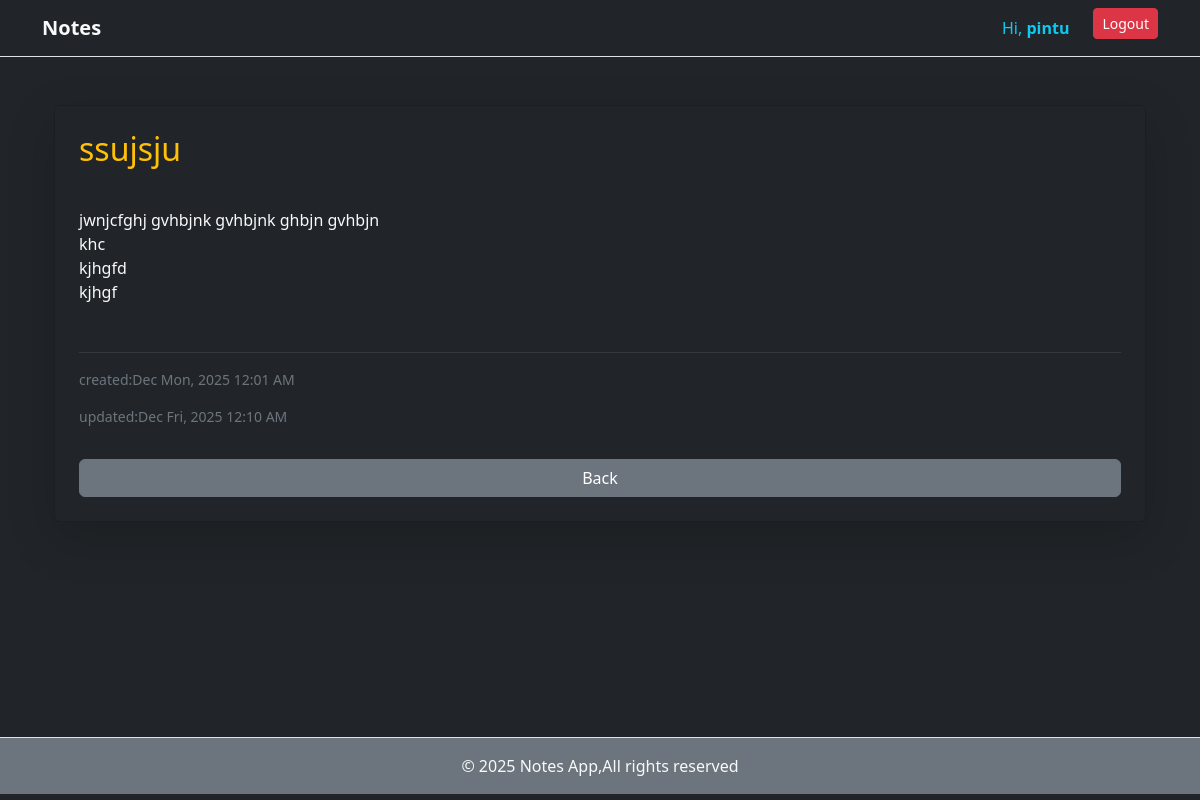
Before: /view_note/13/ (signed in) with the older database file.
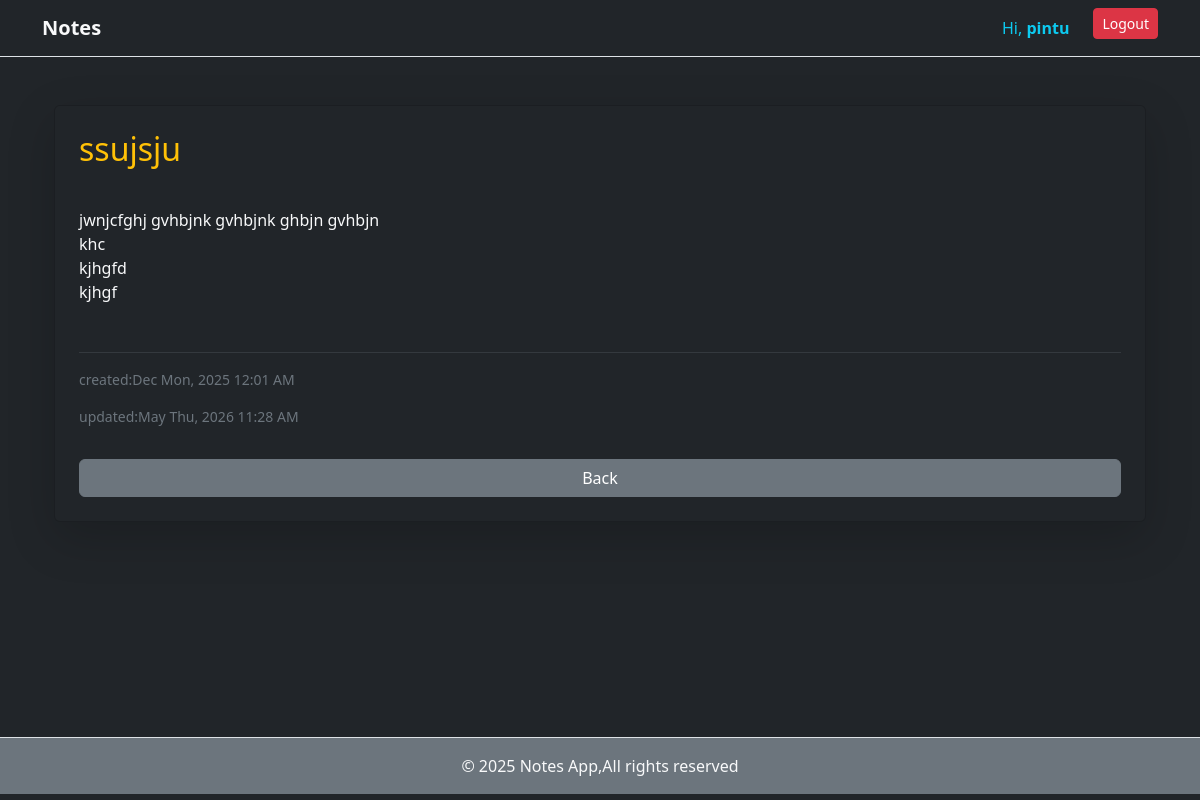
After: the same page with the newer database file.
### notes/models.py (models this page shows, shortened)
class Note(models.Model):
    owner=models.ForeignKey(User, on_delete=models.CASCADE,related_name='notes')
    title=models.CharField(max_length=100)
    content=models.TextField()
    pinned=models.BooleanField(default=False)
    created_at=models.DateTimeField(auto_now_add=True)
    updated_at=models.DateTimeField(auto_now=True)

### notes/views.py (the view)
# urls.py: path('view_note/<int:id>/',views.view_note,name='view'),
@login_required(login_url='login')
def view_note(request,id):
         note = get_object_or_404(Note,id=id,owner=request.user)
         return render(request, 'notes/view_note.html',{'notes':note})

### templates/notes/view_note.html
{% extends 'base.html' %}
{% block content %}
     <div class="container mt-4">
        <div class="card bg-dark text-light shadow-lg p-4">
            <h2 class="text-warning">{{notes.title}}</h2>
            <p class="mt-3">{{notes.content|linebreaks}}</p>
            <hr class="border-secondary">
            <p class="small text-secondary">
                created:{{notes.created_at| date:'M D, Y h:i A'}}
            </p>
              <p class="small text-secondary">
                updated:{{notes.updated_at| date:'M D, Y h:i A'}}
            </p>
            <a href="{% url 'notes_home' %}" class="btn btn-secondary mt-3">Back</a>
        </div>
     </div>
{% endblock %}

### templates/base.html (shortened to what this page needs)
{% load static %}
<!DOCTYPE html>
<html lang="en">
  <head>
    <link
      rel="stylesheet"
      href="https://cdn.jsdelivr.net/npm/bootstrap@5.3.0/dist/css/bootstrap.min.css"
    />
    <link rel="stylesheet" href="{% static 'css/style.css' %}" />
  </head>
  <body class="bg-dark text-light ">
    <nav class="navbar bg-dark border-bottom navbar-expand-lg navbar-dark">
      <div class="container">
        <a href="{% url 'notes_home' %}" class="navbar-brand fw-bold text-light"
          >Notes</a
        >
        <div class="collapse navbar-collapse" id="navbarNav">
          <ul class="navbar-nav ms-auto">
            {% if user.is_authenticated %}
            <li class="nav-item me-3">
              <span class="text-info nav-link"
                >Hi, <strong>{{ user.username }}</strong></span
              >
            </li>
            <li class="nav-item">
              <a href="{% url 'logout' %}" class="btn btn-danger btn-sm"
                >Logout</a
              >
            </li>
            {% endif %}
          </ul>
        </div>
      </div>
    </nav>
    <main class="py-4 container main main-container">
       {% block content %} {% endblock %}
    </main>
    <footer class="text-center   border-top bg-secondary py-3 ">
      &copy; 2025 Notes App,All rights reserved
    </footer>
  </body>
</html>

### static/css/style.css (style rules this page uses)
body { background-color: #1f1f1f; }
.card { transition: transform .2s ease; }
.main-container { min-height: calc( 100vh - 120px ); }

Changed rows visible on the page:
changed Note "ssujsju": updated_at "Dec Fri, 2025 12:10 AM" → "May Thu, 2026 11:28 AM"
